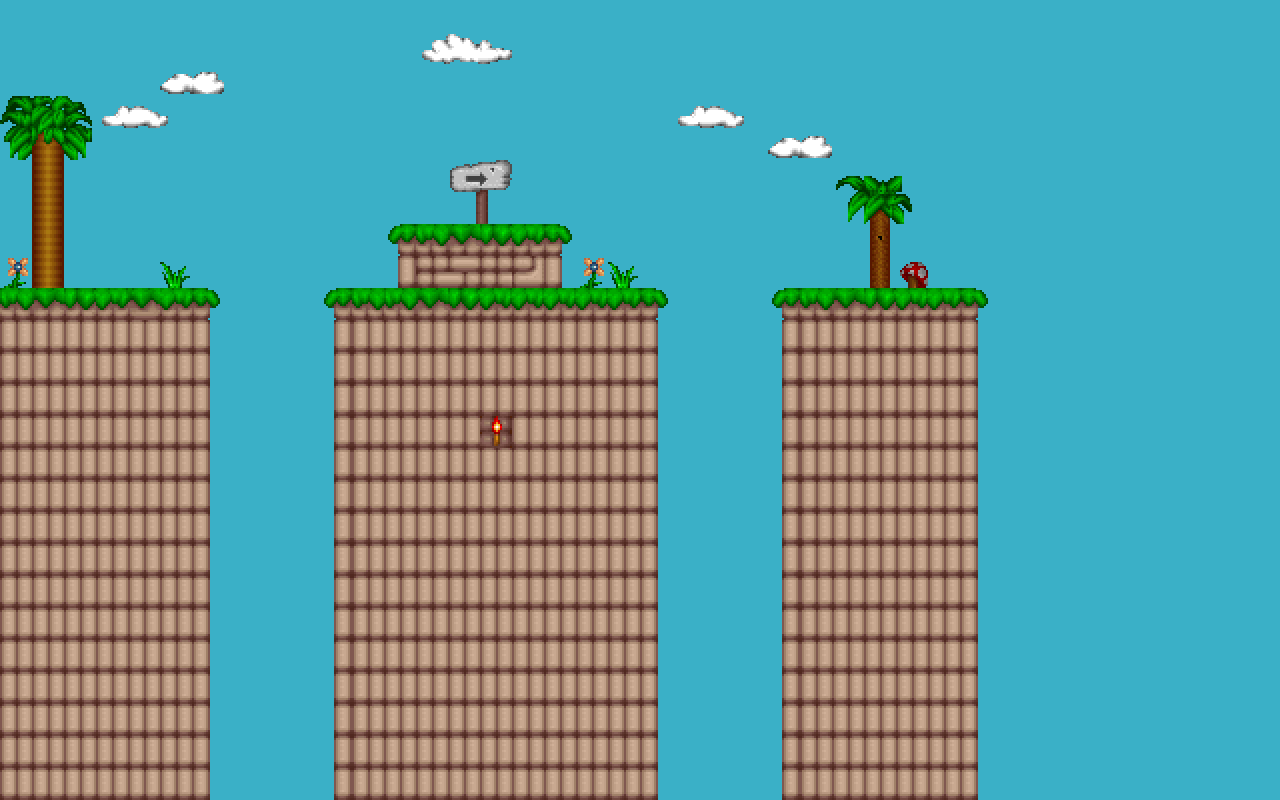

A level layout from a 2D game, rendered from its tile map. Below: a short description, then the map file with tile-grid data replaced by summaries:
An orthogonal 40x25 tile map with 32x32 px tiles, 2 tile layers (Capa de Patrones 1, Capa de colisiones), 5 tilesets and 3 objects (FelipPuig, Cargol, Cranc).

<map version="1.0" orientation="orthogonal" renderorder="right-down" width="40" height="25" tilewidth="32" tileheight="32" backgroundcolor="#3ab0c7">
 <tileset firstgid="1" name="blocks1" tilewidth="32" tileheight="32" spacing="2" margin="2">
  <image source="../assets/tilesets/blocks1.png" width="640" height="400" />
 </tileset>
 <tileset firstgid="199" name="blocks2" tilewidth="32" tileheight="32" spacing="2" margin="2">
  <image source="../assets/tilesets/blocks2.png" trans="ffffff" width="640" height="400" />
 </tileset>
 <tileset firstgid="397" name="felippuig" tilewidth="60" tileheight="60">
  <image source="../assets/felippuig.png" width="480" height="180" />
 </tileset>
 <tileset firstgid="421" name="cargol" tilewidth="35" tileheight="35">
  <image source="../assets/cargol.png" width="140" height="35" />
 </tileset>
 <tileset firstgid="425" name="cranc" tilewidth="58" tileheight="26">
  <image source="../assets/cranc.png" width="174" height="26" />
 </tileset>
 <layer name="Capa de Patrones 1" width="40" height="25">
  <data>[1000 cells, 40 non-empty, 31 distinct tile ids]</data>
 </layer>
 <objectgroup name="Capa de Objetos 1">
  <object name="FelipPuig" gid="397" x="111" y="223">
   <properties>
    <property name="animSpeed" value="6" />
    <property name="callbackID" value="0" />
    <property name="height" value="60" />
    <property name="isPlayer" value="1" />
    <property name="numFrames" value="8" />
    <property name="textureID" value="felippuig" />
    <property name="width" value="60" />
   </properties>
  </object>
  <object name="Cargol" gid="421" x="511" y="188">
   <properties>
    <property name="animSpeed" value="1" />
    <property name="callbackID" value="0" />
    <property name="height" value="35" />
    <property name="isPlayer" value="0" />
    <property name="numFrames" value="4" />
    <property name="textureID" value="cargol" />
    <property name="width" value="35" />
   </properties>
  </object>
  <object name="Cranc" gid="425" x="579" y="263">
   <properties>
    <property name="animSpeed" value="2" />
    <property name="callbackID" value="0" />
    <property name="height" value="26" />
    <property name="isPlayer" value="0" />
    <property name="numFrames" value="3" />
    <property name="textureID" value="cranc" />
    <property name="width" value="58" />
   </properties>
  </object>
 </objectgroup>
 <layer name="Capa de colisiones" width="40" height="25">
  <properties>
   <property name="collision" value="1" />
  </properties>
  <data>[1000 cells, 412 non-empty, 15 distinct tile ids]</data>
 </layer>
</map>